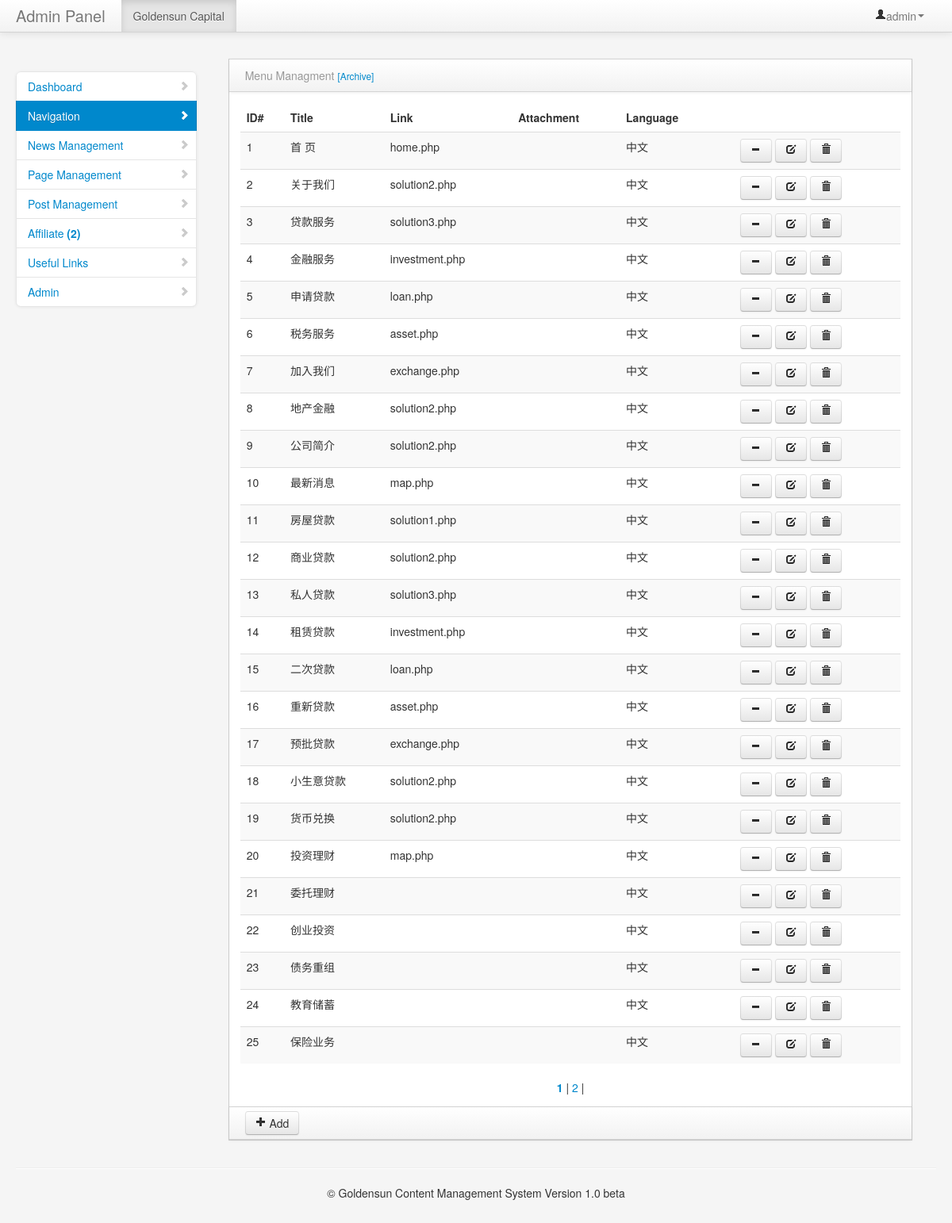
Page /admin/menubar.php (signed in) on the committed database.
### tables this page shows
CREATE TABLE `categories` (
  `id` int(11) NOT NULL,
  `category` varchar(255) NOT NULL,
  `parent` int(11) NOT NULL DEFAULT '0',
  `lang` int(11) NOT NULL DEFAULT '0',
  `link` text,
  `img` text
);

### admin/menubar.php (the view, shortened to what this page needs)
<?php
$current_page = 'menubar';
include "includes/header.php";
include "includes/navigation.php";
?>
        <div class="container-fluid">
            <div class="row-fluid">
                  <?php include "includes/sidebar.php";?>
                <div class="span9" id="content">
<div class="row-fluid">
  <div class="block">
      <div class="navbar navbar-inner block-header">
          <div class="muted pull-left">Menu Managment <a href="#"><small>[Archive]</small></a></div>
      </div>
      <div class="block-content collapse in">
      	 <table class="table table-striped">
                  <thead>
                      <tr>
                          <th>ID#</th>
                          <th>Title</th>
                          <th>Link</th>
                          <th>Attachment</th>
                          <th>Language</th>
                      </tr>
                  </thead>
                    <tbody>
                    <?php
											$per_page = 25;
											$page_query = mysql_query("SELECT COUNT(*) FROM categories");
											$pages = ceil(mysql_result($page_query, 0) / $per_page);
											$page = (isset($_GET['page'])) ? (int)$_GET['page'] : 1;
											$start = ($page - 1) * $per_page;
											$query = mysql_query("SELECT * FROM categories LIMIT $start, $per_page");
											while ($data = mysql_fetch_array($query)) {
											?>
												<tr>
													<td><?php echo $data['id'];?></td>
													<td><?php echo $data['category']; ?></td>
                          <td><?php echo $data['link']; ?></td>
                          <td><?php echo $data['img']; ?></td>
                          <td><?php if($data['lang']==1) {echo "English";}elseif($data['lang']==0) {echo "中文";};?></td>
                          <td></td>
                          <td><?php if (isset($data['available'])== 1): ?>
                            <a href="menubar.php?selling_id=<?php echo $data['id']; ?>" class="btn">
                          <i class="icon-plus"></i></a>
                          <?php else: ?>
                            <a href="menubar.php?sold_id=<?php echo $data['id']; ?>" class="btn">
                          <i class="icon-minus"></i></a>
                          <?php endif; ?>
                          <a href="edit-menubar.php?id=<?php echo $data['id']; ?>" class="btn">
                          <i class="icon-edit"></i></a> <a href="functions/delete-menubar.php?id=<?php echo $data['id']; ?>" class="btn" onclick="return confirm('To continue ?')")><i class="icon-trash"></i></a></td>
                      </tr>
											<?php
                    };
											?>
                    </tbody>
                </table>
                <div align="center">
									<?php
									if($pages >= 1 && $page <= $pages)
									{
									  for($x=1; $x<=$pages; $x++)
									  {
									  	if($x == $page)
											echo ' <b><a href="?page='.$x.'">'.$x.'</a></b> | ';
										else
											echo ' <a href="?page='.$x.'">'.$x.'</a> |';
									  }
									}
									?>
                  </div>
                </div>
                <div class="navbar navbar-inner block-header">
                	 <a href="add-menubar.php" class="btn"><i class="icon-plus"></i> Add</a>
                </div>
            </div>
        </div>
    </div>
</div>
            <hr>
            <footer>
              <center>&copy; Goldensun Content Management System Version 1.0 beta</center>
            </footer>
        </div>
    </body>
</html>

### admin/includes/header.php (shortened to what this page needs)
<!DOCTYPE html>
<html class="no-js">
    <head>
        <link rel="stylesheet" type="text/css" href="bootstrap-wysihtml5/src/bootstrap-wysihtml5.css"></link>
        <link href="bootstrap/css/bootstrap.min.css" rel="stylesheet" media="screen">
        <link href="bootstrap/css/bootstrap-responsive.min.css" rel="stylesheet" media="screen">
        <link href="js/jquery.easy-pie-chart.css" rel="stylesheet" media="screen">
        <link href="assets/styles.css" rel="stylesheet" media="screen">
    </head>
<body>

### admin/includes/navigation.php (shortened to what this page needs)
<div class="navbar navbar-fixed-top">
    <div class="navbar-inner">
        <div class="container-fluid">
            <a class="brand" href="index.php">Admin Panel</a>
            <div class="nav-collapse collapse">
                <ul class="nav pull-right">
                    <li class="dropdown">
                        <a href="#" role="button" class="dropdown-toggle" data-toggle="dropdown"> <i class="icon-user"></i><?php echo $_SESSION['username'] ?><i class="caret"></i>
                        </a>
                    </li>
                </ul>
                 <ul class="nav">
                    <li class="active">
                        <a href="../index.php">Goldensun Capital</a>
                    </li>
                </ul>
            </div>
        </div>
    </div>
</div>

### admin/includes/sidebar.php
<div class="span3" id="sidebar">
    <ul class="nav nav-list bs-docs-sidenav nav-collapse collapse">
      <li <?php if ($current_page == 'dashboard') {;?> class="active"<?php }; ?>>
        <a href="index.php"><i class="icon-chevron-right"></i>Dashboard</a>
      </li>
      <li <?php if ($current_page == 'menubar') {;?> class="active"<?php }; ?>>
          <a href="menubar.php"><i class="icon-chevron-right"></i>Navigation</a>
      </li>
      <li <?php if ($current_page == 'news') {;?> class="active"<?php }; ?>>
          <a href="news.php"><i class="icon-chevron-right"></i>News Management</a>
      </li>
      <li <?php if ($current_page == 'post') {;?> class="active"<?php }; ?>>
          <a href="page.php"><i class="icon-chevron-right"></i>Page Management</a>
      </li>
      <li <?php if ($current_page == 'products') {;?> class="active"<?php }; ?>>
          <a href="products.php"><i class="icon-chevron-right"></i>Post Management</a>
      </li>
      <li <?php if ($current_page == 'affiliate') {;?> class="active"<?php }; ?>>
        <a href="affiliate.php"><i class="icon-chevron-right"></i>Affiliate
          <?php
          $result = mysql_query("SELECT count(*) FROM feedback");
          $row = mysql_fetch_row($result);
          $num = $row[0];
          ?><b>(<?php echo $num;?>)</b></a>
      </li>
      <li <?php if ($current_page == 'sidebar') {;?> class="active"<?php }; ?>>
          <a href="sidebar.php"><i class="icon-chevron-right"></i>Useful Links</a>
      </li>
      <li <?php if ($current_page == 'user') {;?> class="active"<?php }; ?>>
          <a href="user.php"><i class="icon-chevron-right"></i>Admin</a>
      </li>
    </ul>
</div>

### admin/assets/styles.css (style rules this page uses)
body { padding-top: 60px; padding-bottom: 40px; background-color: #f5f5f5; }
#content { margin-left:0px; }
.block { border: 1px solid #ccc; background: white; margin: 1em 0em; border-top: none; }
.block-content { margin: 1em; min-height: .25em; }
.block-header { margin-bottom: 0px; border-right: none; border-left: none; -webkit-border-radius: 0px; -moz-border-radius: 0px; border-radius: 0px; }
.block-header div { padding-top: 10px; }
.bs-docs-sidenav { max-width: 228px; width: 100%; position: fixed; margin: 30px 0 0; padding: 0; z-index: 9999; background-color: #fff; -webkit-border-radius: 6px; -moz-border-radius: 6px; border-radius: 6px; -webkit-box-shadow: 0 1px 4px rgba(0,0,0,.065); -moz-box-shadow: 0 1px 4px rgba(0,0,0,.065); box-shadow: 0 1px 4px rgba(0,0,0,.065); }
.bs-docs-sidenav > li > a { display: block; width: 190px \9; margin: 0 0 -1px; padding: 8px 14px; border: 1px solid #e5e5e5; }
.bs-docs-sidenav > li:first-child > a { -webkit-border-radius: 6px 6px 0 0; -moz-border-radius: 6px 6px 0 0; border-radius: 6px 6px 0 0; }
.bs-docs-sidenav > li:last-child > a { -webkit-border-radius: 0 0 6px 6px; -moz-border-radius: 0 0 6px 6px; border-radius: 0 0 6px 6px; }
.bs-docs-sidenav > .active > a { position: relative; z-index: 2; padding: 9px 15px; border: 0; text-shadow: 0 1px 0 rgba(0,0,0,.15); -webkit-box-shadow: inset 1px 0 0 rgba(0,0,0,.1), inset -1px 0 0 rgba(0,0,0,.1); -moz-box-shadow: inset 1px 0 0 rgba(0,0,0,.1), inset -1px 0 0 rgba(0,0,0,.1); box-shadow: inset 1px 0 0 rgba(0,0,0,.1), inset -1px 0 0 rgba(0,0,0,.1); }
.bs-docs-sidenav .icon-chevron-right { float: right; margin-top: 2px; margin-right: -6px; opacity: .25; }
.bs-docs-sidenav .active .icon-chevron-right, .bs-docs-sidenav .active a:hover .icon-chevron-right { opacity: 1; }

### rows in the picture
categories: id "1", category "首 页", link "home.php", lang "中文"
categories: id "2", category "关于我们", link "solution2.php", lang "中文"
categories: id "3", category "贷款服务", link "solution3.php", lang "中文"
categories: id "4", category "金融服务", link "investment.php", lang "中文"
categories: id "5", category "申请贷款", link "loan.php", lang "中文"
categories: id "6", category "税务服务", link "asset.php", lang "中文"
categories: id "7", category "加入我们", link "exchange.php", lang "中文"
categories: id "8", category "地产金融", link "solution2.php", lang "中文"
categories: id "9", category "公司简介", link "solution2.php", lang "中文"
categories: id "10", category "最新消息", link "map.php", lang "中文"
categories: id "11", category "房屋贷款", link "solution1.php", lang "中文"
categories: id "12", category "商业贷款", link "solution2.php", lang "中文"
categories: id "13", category "私人贷款", link "solution3.php", lang "中文"
categories: id "14", category "租赁贷款", link "investment.php", lang "中文"
categories: id "15", category "二次贷款", link "loan.php", lang "中文"
categories: id "16", category "重新贷款", link "asset.php", lang "中文"
categories: id "17", category "预批贷款", link "exchange.php", lang "中文"
categories: id "18", category "小生意贷款", link "solution2.php", lang "中文"
categories: id "19", category "货币兑换", link "solution2.php", lang "中文"
categories: id "20", category "投资理财", link "map.php", lang "中文"
categories: id "21", category "委托理财", lang "中文"
categories: id "22", category "创业投资", lang "中文"
categories: id "23", category "债务重组", lang "中文"
categories: id "24", category "教育储蓄", lang "中文"
categories: id "25", category "保险业务", lang "中文"

### other values in the picture
$_SESSION['username'] "admin"
$num "2"
